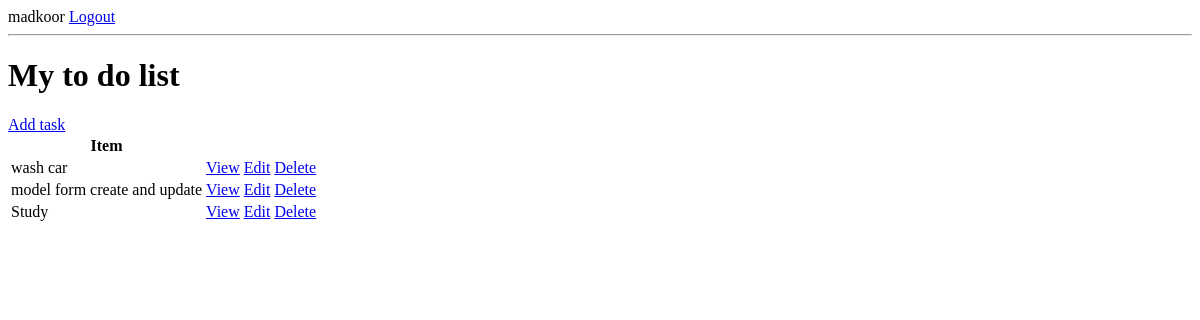
Before: / (signed in) with the older database file.
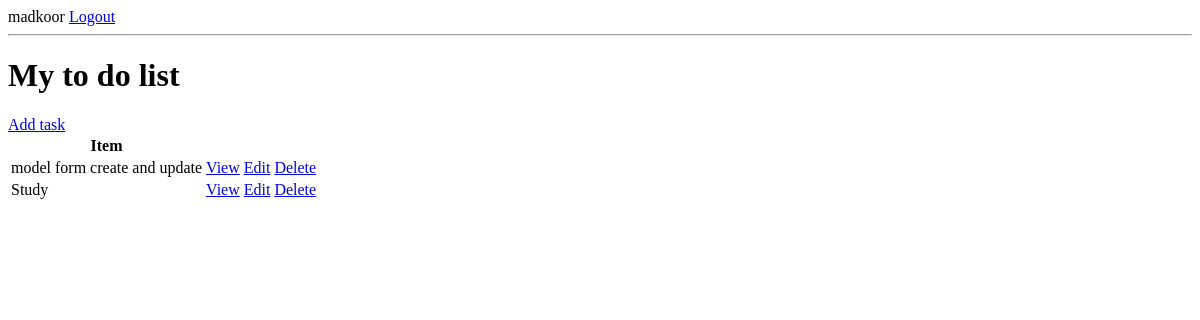
After: the same page with the newer database file.
### base/models.py (models this page shows, shortened)
class Task(models.Model):
    user = models.ForeignKey(User, on_delete=models.CASCADE)
    title = models.CharField(max_length=200)
    description = models.TextField(max_length=500, null=True, blank=True)
    complete = models.BooleanField(default=False)
    created = models.DateTimeField(auto_now_add=True)
    class Meta:
        ordering = ["complete"]

### base/views.py (the view)
# urls.py: path('',TaskList.as_view(),name="tasks"),
class TaskList(LoginRequiredMixin, ListView):
    model = Task
    context_object_name = 'tasks'
    def get_context_data(self, **kwargs):
        context = super().get_context_data(**kwargs)
        context['tasks'] = context['tasks'].filter(user = self.request.user)
        context['count'] = context['tasks'].filter(complete = False).count()
        return context

### base/templates/base/task_list.html (shortened to what this page needs)
{% if request.user.is_authenticated %}
<a href="{% url 'logout' %}">Logout</a>
{% else %}
<a href="{% url 'login' %}">Login</a>
{% endif %}
<hr>
<h1>My to do list</h1>
<a href="{% url 'task-create' %}">Add task</a>
<table>
    <tr>
        <th>Item</th>
        <th> </th>
        <th> </th>
        <th> </th>
    </tr>
    {%for task in tasks%}
    <tr>
        <td>{{task.title}}</td>
        <td><a href="{% url 'task' task.id %}">View</a></td>
        <td><a href="{% url 'task-update' task.id %}">Edit</a></td>
        <td><a href="{% url 'task-delete' task.id %}">Delete</a></td>
    </tr>
    {% empty %}
    <h3>No items added</h3>
    {% endfor %}
</table>

Changed rows visible on the page:
removed Task: title "wash car"
